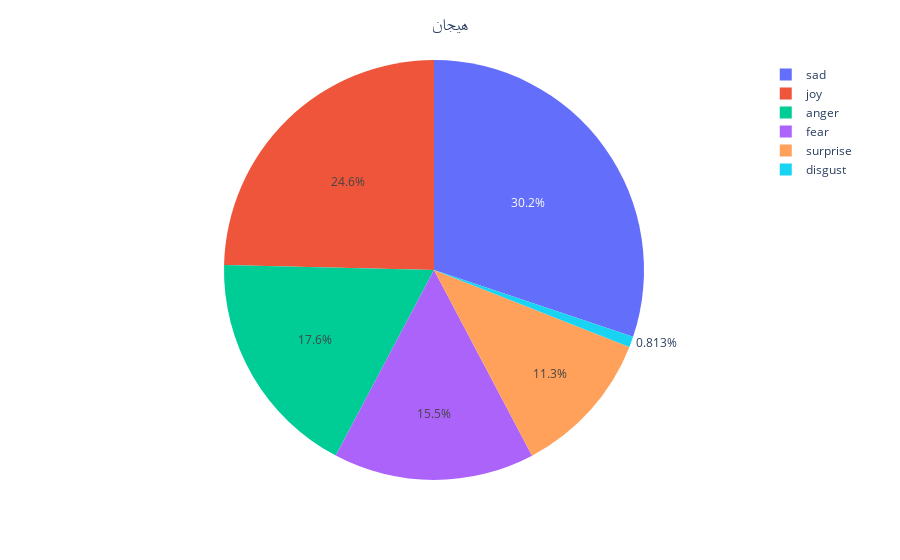

Notebook code for this chart:
### Code cell
fig = px.pie(maindf.emotion.value_counts().rename_axis(['هیجان']).reset_index(name='تعداد'), values='تعداد', names='هیجان', hover_data=['هیجان'])
fig.update_layout(title_text="هیجان", title_x=0.5)
pyo.iplot(fig, filename = 'توزیع داده هیجان')

### Figure 1 — Plotly figure (JSON) as saved in the notebook; plotly's stock layout.template omitted (floating-point values rounded to 4 significant figures)
{"data": [{"customdata": [["sad"], ["joy"], ["anger"], ["fear"], ["surprise"], ["disgust"]], "domain": {"x": [0, 1], "y": [0, 1]}, "hovertemplate": "هیجان=%{customdata[0]}<br>تعداد=%{value}<extra></extra>", "labels": ["sad", "joy", "anger", "fear", "surprise", "disgust"], "legendgroup": "", "name": "", "showlegend": true, "type": "pie", "values": [34328, 28024, 20069, 17624, 12859, 925]}], "layout": {"legend": {"tracegroupgap": 0}, "margin": {"t": 60}, "title": {"text": "هیجان", "x": 0.5}}}
